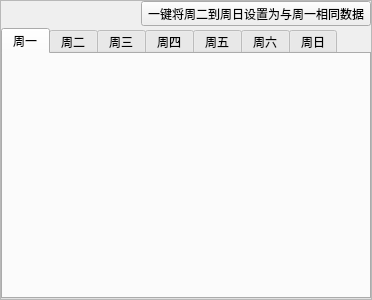
<?xml version="1.0" encoding="UTF-8"?>
<ui version="4.0">
 <class>TimeWeek</class>
 <widget class="QFrame" name="TimeWeek">
  <property name="geometry">
   <rect>
    <x>0</x>
    <y>0</y>
    <width>372</width>
    <height>300</height>
   </rect>
  </property>
  <property name="windowTitle">
   <string>Frame</string>
  </property>
  <property name="frameShape">
   <enum>QFrame::StyledPanel</enum>
  </property>
  <property name="frameShadow">
   <enum>QFrame::Raised</enum>
  </property>
  <layout class="QVBoxLayout" name="verticalLayout">
   <property name="spacing">
    <number>2</number>
   </property>
   <property name="leftMargin">
    <number>0</number>
   </property>
   <property name="topMargin">
    <number>0</number>
   </property>
   <property name="rightMargin">
    <number>0</number>
   </property>
   <property name="bottomMargin">
    <number>0</number>
   </property>
   <item>
    <layout class="QHBoxLayout" name="horizontalLayout">
     <item>
      <spacer name="horizontalSpacer">
       <property name="orientation">
        <enum>Qt::Horizontal</enum>
       </property>
       <property name="sizeHint" stdset="0">
        <size>
         <width>40</width>
         <height>20</height>
        </size>
       </property>
      </spacer>
     </item>
     <item>
      <widget class="QToolButton" name="oneKey">
       <property name="text">
        <string>一键将周二到周日设置为与周一相同数据</string>
       </property>
      </widget>
     </item>
    </layout>
   </item>
   <item>
    <widget class="QTabWidget" name="tabWidget">
     <property name="currentIndex">
      <number>0</number>
     </property>
     <widget class="QWidget" name="tab_1">
      <attribute name="title">
       <string>周一</string>
      </attribute>
      <layout class="QVBoxLayout" name="vBox_1"/>
     </widget>
     <widget class="QWidget" name="tab_2">
      <attribute name="title">
       <string>周二</string>
      </attribute>
      <layout class="QVBoxLayout" name="vBox_2"/>
     </widget>
     <widget class="QWidget" name="tab_3">
      <attribute name="title">
       <string>周三</string>
      </attribute>
      <layout class="QVBoxLayout" name="vBox_3"/>
     </widget>
     <widget class="QWidget" name="tab_4">
      <attribute name="title">
       <string>周四</string>
      </attribute>
      <layout class="QVBoxLayout" name="vBox_4"/>
     </widget>
     <widget class="QWidget" name="tab_5">
      <attribute name="title">
       <string>周五</string>
      </attribute>
      <layout class="QVBoxLayout" name="vBox_5"/>
     </widget>
     <widget class="QWidget" name="tab_6">
      <attribute name="title">
       <string>周六</string>
      </attribute>
      <layout class="QVBoxLayout" name="vBox_6"/>
     </widget>
     <widget class="QWidget" name="tab_7">
      <attribute name="title">
       <string>周日</string>
      </attribute>
      <layout class="QVBoxLayout" name="vBox_7"/>
     </widget>
    </widget>
   </item>
  </layout>
 </widget>
 <resources/>
 <connections/>
</ui>
